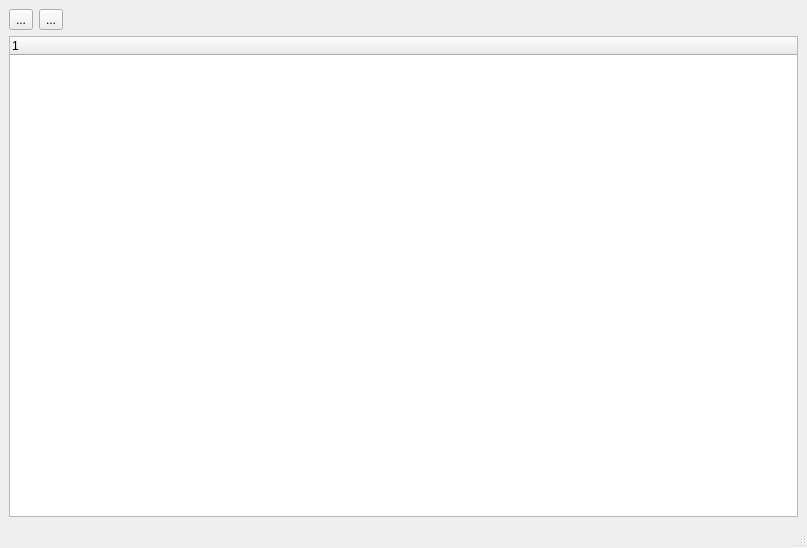
<?xml version="1.0" encoding="UTF-8"?>
<ui version="4.0">
 <class>MainWindow</class>
 <widget class="QMainWindow" name="MainWindow">
  <property name="geometry">
   <rect>
    <x>0</x>
    <y>0</y>
    <width>807</width>
    <height>548</height>
   </rect>
  </property>
  <property name="windowTitle">
   <string>MainWindow</string>
  </property>
  <widget class="QWidget" name="centralwidget">
   <layout class="QGridLayout" name="gridLayout">
    <item row="0" column="0">
     <layout class="QHBoxLayout" name="horizontalLayout">
      <property name="topMargin">
       <number>0</number>
      </property>
      <item>
       <widget class="QToolButton" name="refreshButton">
        <property name="statusTip">
         <string>update plugin list</string>
        </property>
        <property name="text">
         <string>...</string>
        </property>
        <property name="icon">
         <iconset theme="QIcon::ThemeIcon::ViewRefresh"/>
        </property>
       </widget>
      </item>
      <item>
       <widget class="QToolButton" name="createUIButton">
        <property name="text">
         <string>...</string>
        </property>
        <property name="icon">
         <iconset theme="QIcon::ThemeIcon::ListAdd"/>
        </property>
       </widget>
      </item>
      <item>
       <spacer name="horizontalSpacer">
        <property name="orientation">
         <enum>Qt::Orientation::Horizontal</enum>
        </property>
        <property name="sizeHint" stdset="0">
         <size>
          <width>40</width>
          <height>20</height>
         </size>
        </property>
       </spacer>
      </item>
     </layout>
    </item>
    <item row="3" column="0">
     <widget class="QTreeWidget" name="treeWidget">
      <column>
       <property name="text">
        <string notr="true">1</string>
       </property>
      </column>
     </widget>
    </item>
   </layout>
  </widget>
  <widget class="QMenuBar" name="menubar">
   <property name="geometry">
    <rect>
     <x>0</x>
     <y>0</y>
     <width>807</width>
     <height>23</height>
    </rect>
   </property>
  </widget>
  <widget class="QStatusBar" name="statusbar"/>
 </widget>
 <resources/>
 <connections/>
</ui>
